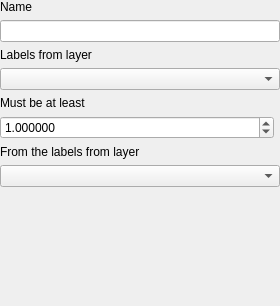
<?xml version="1.0" encoding="UTF-8"?>
<ui version="4.0">
 <class>QgsLabelingRuleMinimumDistanceLabelToLabelWidgetBase</class>
 <widget class="QgsPanelWidget" name="QgsLabelingRuleMinimumDistanceLabelToLabelWidgetBase">
  <property name="geometry">
   <rect>
    <x>0</x>
    <y>0</y>
    <width>280</width>
    <height>306</height>
   </rect>
  </property>
  <property name="windowTitle">
   <string notr="true">Form</string>
  </property>
  <layout class="QVBoxLayout" name="verticalLayout">
   <property name="leftMargin">
    <number>0</number>
   </property>
   <property name="topMargin">
    <number>0</number>
   </property>
   <property name="rightMargin">
    <number>0</number>
   </property>
   <property name="bottomMargin">
    <number>0</number>
   </property>
   <item>
    <widget class="QLabel" name="label">
     <property name="text">
      <string>Name</string>
     </property>
    </widget>
   </item>
   <item>
    <widget class="QLineEdit" name="mEditName"/>
   </item>
   <item>
    <widget class="QLabel" name="label_2">
     <property name="text">
      <string>Labels from layer</string>
     </property>
    </widget>
   </item>
   <item>
    <widget class="QgsMapLayerComboBox" name="mComboLabeledLayer"/>
   </item>
   <item>
    <widget class="QLabel" name="label_3">
     <property name="text">
      <string>Must be at least</string>
     </property>
    </widget>
   </item>
   <item>
    <layout class="QHBoxLayout" name="horizontalLayout_2">
     <item>
      <widget class="QgsDoubleSpinBox" name="mSpinDistance">
       <property name="sizePolicy">
        <sizepolicy hsizetype="Preferred" vsizetype="Fixed">
         <horstretch>1</horstretch>
         <verstretch>0</verstretch>
        </sizepolicy>
       </property>
       <property name="decimals">
        <number>6</number>
       </property>
       <property name="maximum">
        <double>100000.000000000000000</double>
       </property>
       <property name="singleStep">
        <double>0.200000000000000</double>
       </property>
       <property name="value">
        <double>1.000000000000000</double>
       </property>
       <property name="showClearButton" stdset="0">
        <bool>true</bool>
       </property>
      </widget>
     </item>
     <item>
      <widget class="QgsUnitSelectionWidget" name="mDistanceUnitWidget" native="true">
       <property name="minimumSize">
        <size>
         <width>0</width>
         <height>0</height>
        </size>
       </property>
       <property name="focusPolicy">
        <enum>Qt::StrongFocus</enum>
       </property>
      </widget>
     </item>
    </layout>
   </item>
   <item>
    <widget class="QLabel" name="label_4">
     <property name="text">
      <string>From the labels from layer</string>
     </property>
    </widget>
   </item>
   <item>
    <widget class="QgsMapLayerComboBox" name="mComboTargetLayer"/>
   </item>
   <item>
    <spacer name="verticalSpacer">
     <property name="orientation">
      <enum>Qt::Vertical</enum>
     </property>
     <property name="sizeHint" stdset="0">
      <size>
       <width>20</width>
       <height>40</height>
      </size>
     </property>
    </spacer>
   </item>
  </layout>
 </widget>
 <customwidgets>
  <customwidget>
   <class>QgsPanelWidget</class>
   <extends>QWidget</extends>
   <header>qgspanelwidget.h</header>
   <container>1</container>
  </customwidget>
  <customwidget>
   <class>QgsMapLayerComboBox</class>
   <extends>QComboBox</extends>
   <header>qgsmaplayercombobox.h</header>
  </customwidget>
  <customwidget>
   <class>QgsDoubleSpinBox</class>
   <extends>QDoubleSpinBox</extends>
   <header>qgsdoublespinbox.h</header>
  </customwidget>
  <customwidget>
   <class>QgsUnitSelectionWidget</class>
   <extends>QWidget</extends>
   <header>qgsunitselectionwidget.h</header>
   <container>1</container>
  </customwidget>
 </customwidgets>
 <tabstops>
  <tabstop>mEditName</tabstop>
  <tabstop>mComboLabeledLayer</tabstop>
  <tabstop>mSpinDistance</tabstop>
  <tabstop>mDistanceUnitWidget</tabstop>
  <tabstop>mComboTargetLayer</tabstop>
 </tabstops>
 <resources/>
 <connections/>
</ui>
